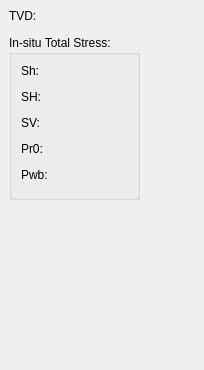
<?xml version="1.0" encoding="UTF-8"?>
<ui version="4.0">
 <class>loadparamsDW</class>
 <widget class="QDockWidget" name="loadparamsDW">
  <property name="geometry">
   <rect>
    <x>0</x>
    <y>0</y>
    <width>204</width>
    <height>370</height>
   </rect>
  </property>
  <property name="features">
   <set>QDockWidget::NoDockWidgetFeatures</set>
  </property>
  <property name="windowTitle">
   <string>DockWidget</string>
  </property>
  <widget class="QWidget" name="dockWidgetContents">
   <layout class="QGridLayout" name="gridLayout">
    <item row="0" column="0">
     <widget class="QLabel" name="label_2">
      <property name="text">
       <string>TVD:</string>
      </property>
     </widget>
    </item>
    <item row="1" column="0" colspan="2">
     <widget class="TPBrUnitInput" name="TVD" native="true">
      <property name="text" stdset="0">
       <string>2000</string>
      </property>
        <property name="unitType" stdset="0">
         <enum>EDimension</enum>
        </property>
     </widget>
    </item>
    <item row="2" column="0" colspan="2">
     <widget class="QGroupBox" name="groupBox_4">
      <property name="title">
       <string>In-situ Total Stress:</string>
      </property>
      <layout class="QVBoxLayout" name="verticalLayout">
       <item>
        <widget class="QLabel" name="label_15">
         <property name="text">
          <string>Sh:</string>
         </property>
        </widget>
       </item>
       <item>
        <widget class="TPBrUnitInput" name="Sh" native="true">
        <property name="unitType" stdset="0">
         <enum>EPressure</enum>
        </property>
        </widget>
       </item>
       <item>
        <widget class="QLabel" name="label_13">
         <property name="text">
          <string>SH:</string>
         </property>
        </widget>
       </item>
       <item>
        <widget class="TPBrUnitInput" name="SH" native="true">
        <property name="unitType" stdset="0">
         <enum>EPressure</enum>
        </property>
        </widget>
       </item>
       <item>
        <widget class="QLabel" name="label_14">
         <property name="text">
          <string>SV:</string>
         </property>
        </widget>
       </item>
       <item>
        <widget class="TPBrUnitInput" name="SV" native="true">
        <property name="unitType" stdset="0">
         <enum>EPressure</enum>
        </property>
        </widget>
       </item>
       <item>
        <widget class="QLabel" name="label_pr0">
         <property name="text">
          <string>Pr0:</string>
         </property>
        </widget>
       </item>
       <item>
        <widget class="TPBrUnitInput" name="porePressure" native="true">
        <property name="unitType" stdset="0">
         <enum>EPressure</enum>
        </property>
        </widget>
       </item>
       <item>
        <widget class="QLabel" name="label_wellborePressure">
         <property name="text">
          <string>Pwb:</string>
         </property>
        </widget>
       </item>
       <item>
        <widget class="TPBrUnitInput" name="wellborePressure" native="true">
        <property name="unitType" stdset="0">
         <enum>EPressure</enum>
        </property>
        </widget>
       </item>
      </layout>
     </widget>
    </item>
    <item row="2" column="2">
     <spacer name="horizontalSpacer_2">
      <property name="orientation">
       <enum>Qt::Horizontal</enum>
      </property>
      <property name="sizeHint" stdset="0">
       <size>
        <width>22</width>
        <height>20</height>
       </size>
      </property>
     </spacer>
    </item>
    <item row="3" column="1">
     <spacer name="verticalSpacer">
      <property name="orientation">
       <enum>Qt::Vertical</enum>
      </property>
      <property name="sizeHint" stdset="0">
       <size>
        <width>20</width>
        <height>40</height>
       </size>
      </property>
     </spacer>
    </item>
   </layout>
  </widget>
 </widget>
 <customwidgets>
  <customwidget>
   <class>TPBrUnitInput</class>
   <extends>QWidget</extends>
   <header>tpbrunitinput.h</header>
  </customwidget>
 </customwidgets>
 <resources/>
 <connections/>
</ui>
